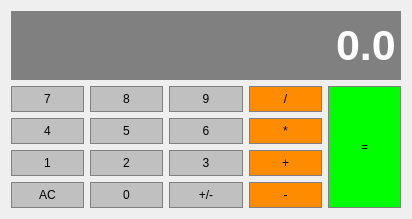
<?xml version="1.0" encoding="UTF-8"?>
<ui version="4.0">
 <class>Calc</class>
 <widget class="QWidget" name="Calc">
  <property name="geometry">
   <rect>
    <x>0</x>
    <y>0</y>
    <width>412</width>
    <height>219</height>
   </rect>
  </property>
  <property name="windowTitle">
   <string>Form</string>
  </property>
  <layout class="QGridLayout" name="gridLayout">
   <item row="1" column="1">
    <widget class="QPushButton" name="Button8">
     <property name="sizePolicy">
      <sizepolicy hsizetype="Preferred" vsizetype="Preferred">
       <horstretch>0</horstretch>
       <verstretch>0</verstretch>
      </sizepolicy>
     </property>
     <property name="styleSheet">
      <string notr="true">QPushButton{
background-color: #C0C0C0;
border: 1px solid gray;
padding: 5px;
}

QPushButton::pressed{
background-color: #A9A9A9;
border: 1px solid gray;
padding: 5px;
}</string>
     </property>
     <property name="text">
      <string>8</string>
     </property>
    </widget>
   </item>
   <item row="1" column="3">
    <widget class="QPushButton" name="ButtonDivide">
     <property name="sizePolicy">
      <sizepolicy hsizetype="Preferred" vsizetype="Preferred">
       <horstretch>0</horstretch>
       <verstretch>0</verstretch>
      </sizepolicy>
     </property>
     <property name="styleSheet">
      <string notr="true">QPushButton{
background-color: #FF8C00;
border: 1px solid gray;
padding: 5px;
}

QPushButton::pressed{
background-color: #A9A9A9;
border: 1px solid gray;
padding: 5px;
}</string>
     </property>
     <property name="text">
      <string>/</string>
     </property>
    </widget>
   </item>
   <item row="2" column="2">
    <widget class="QPushButton" name="Button6">
     <property name="sizePolicy">
      <sizepolicy hsizetype="Preferred" vsizetype="Preferred">
       <horstretch>0</horstretch>
       <verstretch>0</verstretch>
      </sizepolicy>
     </property>
     <property name="styleSheet">
      <string notr="true">QPushButton{
background-color: #C0C0C0;
border: 1px solid gray;
padding: 5px;
}

QPushButton::pressed{
background-color: #A9A9A9;
border: 1px solid gray;
padding: 5px;
}</string>
     </property>
     <property name="text">
      <string>6</string>
     </property>
    </widget>
   </item>
   <item row="2" column="3">
    <widget class="QPushButton" name="ButtonMultiply">
     <property name="sizePolicy">
      <sizepolicy hsizetype="Preferred" vsizetype="Preferred">
       <horstretch>0</horstretch>
       <verstretch>0</verstretch>
      </sizepolicy>
     </property>
     <property name="styleSheet">
      <string notr="true">QPushButton{
background-color: #FF8C00;
border: 1px solid gray;
padding: 5px;
}

QPushButton::pressed{
background-color: #A9A9A9;
border: 1px solid gray;
padding: 5px;
}</string>
     </property>
     <property name="text">
      <string>*</string>
     </property>
    </widget>
   </item>
   <item row="2" column="1">
    <widget class="QPushButton" name="Button5">
     <property name="sizePolicy">
      <sizepolicy hsizetype="Preferred" vsizetype="Preferred">
       <horstretch>0</horstretch>
       <verstretch>0</verstretch>
      </sizepolicy>
     </property>
     <property name="styleSheet">
      <string notr="true">QPushButton{
background-color: #C0C0C0;
border: 1px solid gray;
padding: 5px;
}

QPushButton::pressed{
background-color: #A9A9A9;
border: 1px solid gray;
padding: 5px;
}</string>
     </property>
     <property name="text">
      <string>5</string>
     </property>
    </widget>
   </item>
   <item row="1" column="2">
    <widget class="QPushButton" name="Button9">
     <property name="sizePolicy">
      <sizepolicy hsizetype="Preferred" vsizetype="Preferred">
       <horstretch>0</horstretch>
       <verstretch>0</verstretch>
      </sizepolicy>
     </property>
     <property name="styleSheet">
      <string notr="true">QPushButton{
background-color: #C0C0C0;
border: 1px solid gray;
padding: 5px;
}

QPushButton::pressed{
background-color: #A9A9A9;
border: 1px solid gray;
padding: 5px;
}</string>
     </property>
     <property name="text">
      <string>9</string>
     </property>
    </widget>
   </item>
   <item row="2" column="0">
    <widget class="QPushButton" name="Button4">
     <property name="sizePolicy">
      <sizepolicy hsizetype="Preferred" vsizetype="Preferred">
       <horstretch>0</horstretch>
       <verstretch>0</verstretch>
      </sizepolicy>
     </property>
     <property name="styleSheet">
      <string notr="true">QPushButton{
background-color: #C0C0C0;
border: 1px solid gray;
padding: 5px;
}

QPushButton::pressed{
background-color: #A9A9A9;
border: 1px solid gray;
padding: 5px;
}</string>
     </property>
     <property name="text">
      <string>4</string>
     </property>
    </widget>
   </item>
   <item row="3" column="0">
    <widget class="QPushButton" name="Button1">
     <property name="sizePolicy">
      <sizepolicy hsizetype="Preferred" vsizetype="Preferred">
       <horstretch>0</horstretch>
       <verstretch>0</verstretch>
      </sizepolicy>
     </property>
     <property name="styleSheet">
      <string notr="true">QPushButton{
background-color: #C0C0C0;
border: 1px solid gray;
padding: 5px;
}

QPushButton::pressed{
background-color: #A9A9A9;
border: 1px solid gray;
padding: 5px;
}</string>
     </property>
     <property name="text">
      <string>1</string>
     </property>
    </widget>
   </item>
   <item row="1" column="0">
    <widget class="QPushButton" name="Button7">
     <property name="sizePolicy">
      <sizepolicy hsizetype="Preferred" vsizetype="Preferred">
       <horstretch>0</horstretch>
       <verstretch>0</verstretch>
      </sizepolicy>
     </property>
     <property name="styleSheet">
      <string notr="true">QPushButton{
background-color: #C0C0C0;
border: 1px solid gray;
padding: 5px;
}

QPushButton::pressed{
background-color: #A9A9A9;
border: 1px solid gray;
padding: 5px;
}</string>
     </property>
     <property name="text">
      <string>7</string>
     </property>
    </widget>
   </item>
   <item row="4" column="0">
    <widget class="QPushButton" name="ButtonAC">
     <property name="sizePolicy">
      <sizepolicy hsizetype="Preferred" vsizetype="Preferred">
       <horstretch>0</horstretch>
       <verstretch>0</verstretch>
      </sizepolicy>
     </property>
     <property name="styleSheet">
      <string notr="true">QPushButton{
background-color: #C0C0C0;
border: 1px solid gray;
padding: 5px;
}

QPushButton::pressed{
background-color: #A9A9A9;
border: 1px solid gray;
padding: 5px;
}</string>
     </property>
     <property name="text">
      <string>AC</string>
     </property>
    </widget>
   </item>
   <item row="3" column="1">
    <widget class="QPushButton" name="Button2">
     <property name="sizePolicy">
      <sizepolicy hsizetype="Preferred" vsizetype="Preferred">
       <horstretch>0</horstretch>
       <verstretch>0</verstretch>
      </sizepolicy>
     </property>
     <property name="styleSheet">
      <string notr="true">QPushButton{
background-color: #C0C0C0;
border: 1px solid gray;
padding: 5px;
}

QPushButton::pressed{
background-color: #A9A9A9;
border: 1px solid gray;
padding: 5px;
}</string>
     </property>
     <property name="text">
      <string>2</string>
     </property>
    </widget>
   </item>
   <item row="4" column="1">
    <widget class="QPushButton" name="Button0">
     <property name="sizePolicy">
      <sizepolicy hsizetype="Preferred" vsizetype="Preferred">
       <horstretch>0</horstretch>
       <verstretch>0</verstretch>
      </sizepolicy>
     </property>
     <property name="styleSheet">
      <string notr="true">QPushButton{
background-color: #C0C0C0;
border: 1px solid gray;
padding: 5px;
}

QPushButton::pressed{
background-color: #A9A9A9;
border: 1px solid gray;
padding: 5px;
}</string>
     </property>
     <property name="text">
      <string>0</string>
     </property>
    </widget>
   </item>
   <item row="3" column="2">
    <widget class="QPushButton" name="Button3">
     <property name="sizePolicy">
      <sizepolicy hsizetype="Preferred" vsizetype="Preferred">
       <horstretch>0</horstretch>
       <verstretch>0</verstretch>
      </sizepolicy>
     </property>
     <property name="styleSheet">
      <string notr="true">QPushButton{
background-color: #C0C0C0;
border: 1px solid gray;
padding: 5px;
}

QPushButton::pressed{
background-color: #A9A9A9;
border: 1px solid gray;
padding: 5px;
}</string>
     </property>
     <property name="text">
      <string>3</string>
     </property>
    </widget>
   </item>
   <item row="4" column="2">
    <widget class="QPushButton" name="ButtonInvert">
     <property name="sizePolicy">
      <sizepolicy hsizetype="Preferred" vsizetype="Preferred">
       <horstretch>0</horstretch>
       <verstretch>0</verstretch>
      </sizepolicy>
     </property>
     <property name="styleSheet">
      <string notr="true">QPushButton{
background-color: #C0C0C0;
border: 1px solid gray;
padding: 5px;
}

QPushButton::pressed{
background-color: #A9A9A9;
border: 1px solid gray;
padding: 5px;
}</string>
     </property>
     <property name="text">
      <string>+/-</string>
     </property>
    </widget>
   </item>
   <item row="3" column="3">
    <widget class="QPushButton" name="ButtonAdd">
     <property name="sizePolicy">
      <sizepolicy hsizetype="Preferred" vsizetype="Preferred">
       <horstretch>0</horstretch>
       <verstretch>0</verstretch>
      </sizepolicy>
     </property>
     <property name="styleSheet">
      <string notr="true">QPushButton{
background-color: #FF8C00;
border: 1px solid gray;
padding: 5px;
}

QPushButton::pressed{
background-color: #A9A9A9;
border: 1px solid gray;
padding: 5px;
}</string>
     </property>
     <property name="text">
      <string>+</string>
     </property>
    </widget>
   </item>
   <item row="4" column="3">
    <widget class="QPushButton" name="ButtonSubtract">
     <property name="sizePolicy">
      <sizepolicy hsizetype="Preferred" vsizetype="Preferred">
       <horstretch>0</horstretch>
       <verstretch>0</verstretch>
      </sizepolicy>
     </property>
     <property name="styleSheet">
      <string notr="true">QPushButton{
background-color: #FF8C00;
border: 1px solid gray;
padding: 5px;
}

QPushButton::pressed{
background-color: #A9A9A9;
border: 1px solid gray;
padding: 5px;
}</string>
     </property>
     <property name="text">
      <string>-</string>
     </property>
    </widget>
   </item>
   <item row="0" column="0" colspan="5">
    <widget class="QLineEdit" name="Display">
     <property name="sizePolicy">
      <sizepolicy hsizetype="Preferred" vsizetype="Expanding">
       <horstretch>0</horstretch>
       <verstretch>0</verstretch>
      </sizepolicy>
     </property>
     <property name="font">
      <font>
       <pointsize>32</pointsize>
       <weight>75</weight>
       <bold>true</bold>
      </font>
     </property>
     <property name="styleSheet">
      <string notr="true">QLineEdit{
background-color: gray;
border: 1px solid gray;
color: #ffffff;
}</string>
     </property>
     <property name="text">
      <string>0.0</string>
     </property>
     <property name="alignment">
      <set>Qt::AlignRight|Qt::AlignTrailing|Qt::AlignVCenter</set>
     </property>
    </widget>
   </item>
   <item row="1" column="4" rowspan="4">
    <widget class="QPushButton" name="ButtonEqual">
     <property name="sizePolicy">
      <sizepolicy hsizetype="Preferred" vsizetype="Preferred">
       <horstretch>0</horstretch>
       <verstretch>0</verstretch>
      </sizepolicy>
     </property>
     <property name="styleSheet">
      <string notr="true">QPushButton{
background-color: #00FF00;
border: 1px solid gray;
padding: 5px;
}

QPushButton::pressed{
background-color: #A9A9A9;
border: 1px solid gray;
padding: 5px;
}</string>
     </property>
     <property name="text">
      <string>=</string>
     </property>
    </widget>
   </item>
  </layout>
 </widget>
 <resources/>
 <connections/>
</ui>
